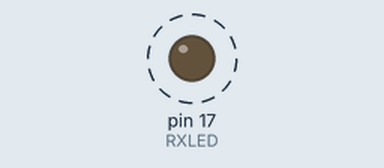
Simulated run of this program. Board: SparkFun Pro Micro, built with avr-gcc and run on an emulated ATmega32U4. Shown: output pins drawn as LEDs (lit = HIGH). Dashed ring = blinking.

Above: at 0.5 s.
Timing chart, 0 to 4.6 s (numbered marks = the images above):
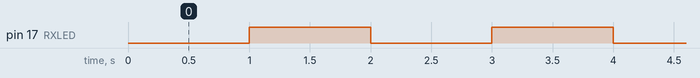

Measured:
- by itself, pin 17 (RXLED): alternates HIGH for 1.0 s and LOW for 1.0 s

The program:

main.cpp
```cpp
/*
   This code is provided to show how to control TX and RX LEDs within a sketch.
*/
#include "Arduino.h"

int RXLED = 17; // The RX LED has a defined Arduino pin
// The TX LED needs to use pre-defined macros (TXLED1, TXLED0) to control that.
// Those are available for the RX LED too (RXLED1, RXLED0)

void setup()
{
  pinMode(RXLED, OUTPUT); // Set RX LED as an output
  // TX LED is set as an output behind the scenes
}

void loop()
{
  digitalWrite(RXLED, LOW); // set the RX LED ON
  TXLED0;                   // TX LED is not tied to a normally controlled pin so a macro is needed, turn LED OFF
  delay(1000);              // wait for a second

  digitalWrite(RXLED, HIGH); // set the RX LED OFF
  TXLED1;                    // TX LED macro to turn LED ON
  delay(1000);               // wait for a second
}
```
